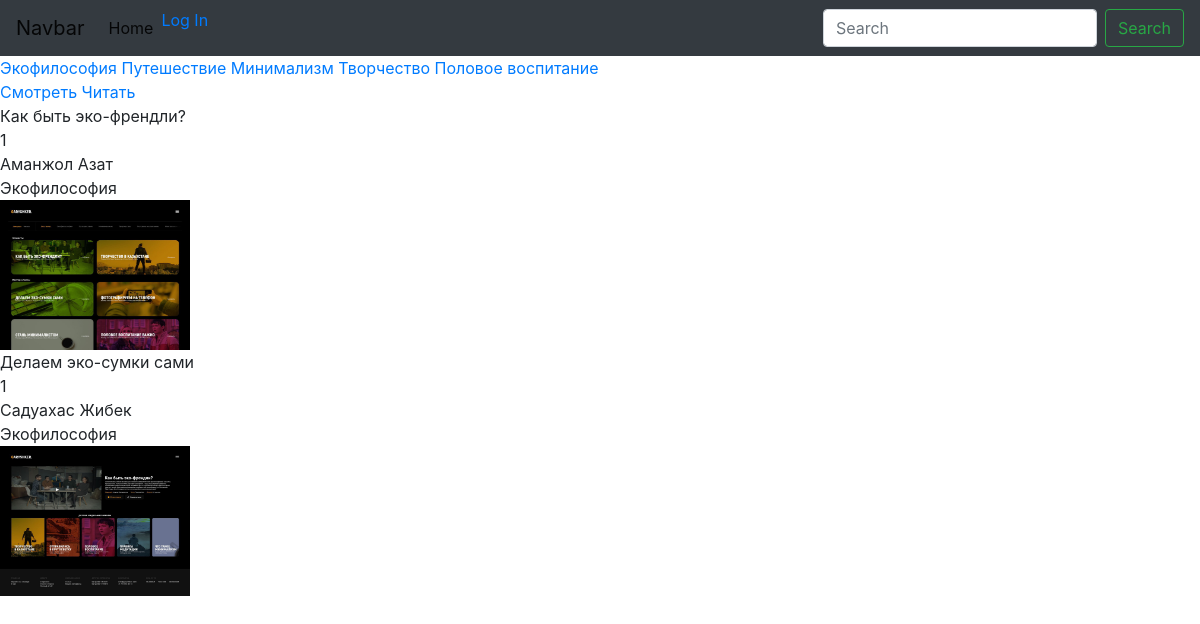
Screenshot of /obrazovanie/экофилософия-1592681680/ with the database file from the repository.
### Obrazovanie/models.py (models this page shows, shortened)
class Genre(models.Model):
    name = models.CharField(max_length=120)
    slug = models.SlugField(blank=True, unique=True)
    def __str__(self):
        return str(self.name)

class Item(models.Model):
    type = models.ForeignKey(Type, on_delete=models.CASCADE, blank=True, null=True)
    format = models.ForeignKey(Format, on_delete=models.CASCADE, blank=True, null=True)
    name = models.CharField(max_length=120)
    number_of_item = models.IntegerField()
    guest = models.CharField(max_length=120, default='Secret')
    image = models.ImageField(blank=True, upload_to='item-image')
    genre = models.ForeignKey(Genre, on_delete=models.CASCADE, blank=True, null=True)
    video = models.FileField(upload_to='item-videos', default='Please upload video')
    description_video = models.TextField(blank=True, null=True)
    created_date = models.DateTimeField(default=timezone.now)
    leading = models.CharField(max_length=120, blank=True)

### Obrazovanie/views.py (the view)
# urls.py: path('obrazovanie/<str:slug>/', genre_detail, name='genre_detail_url'),
def genre_detail(request, slug):
    genre_all = Genre.objects.all()
    genre = Genre.objects.filter(slug=slug)
    return render(request, 'obrazovanie/genre_detail.html', context={'genre':genre, 'genre_all': genre_all})

### Obrazovanie/templates/obrazovanie/genre_detail.html (shortened to what this page needs)
{% extends 'base.html' %}
{% block subtitle %}
{% for genre in genre_all %}
  <a href="{% url 'genre_detail_url' slug=genre.slug %}">{{ genre.name }}</a>
{% endfor %}
  <div class="">
    <a href="{% url 'obrazovanie_url' %}">Смотреть</a>
    <a href="{% url 'obrazovanie_url' %}">Читать</a>
  </div>
{% endblock %}
{% block content %}
 {% for genre in genre %}
    {% for item in genre.item_set.all %}
      <div class="">
      {{ item.name }}
      <div class="">
        {{ item.number_of_item }}
      </div>
      <div class="">
        {{ item.guest }}
      </div>
      <div class="">
        {{ item.genre }}
      </div>
      <div class="">
        <img style="width: 190px; height: 150px;" src="{{ item.image.url }}" alt="">
      </div>
    </div>
    {% endfor %}
  {% endfor %}
{% endblock %}

### rows the page displays
Genre: name "Экофилософия"
Genre: name "Путешествие"
Genre: name "Минимализм"
Genre: name "Творчество"
Genre: name "Половое воспитание"
Item: name "Как быть эко-френдли?", number_of_item "1", guest "Аманжол Азат", genre "Экофилософия", image (picture)
Item: name "Делаем эко-сумки сами", number_of_item "1", guest "Садуахас Жибек", genre "Экофилософия", image (picture)
